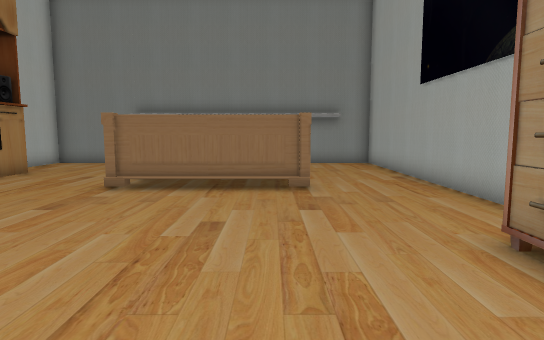
View 1 (above)

17 first-person views from a walk through a scene from a Unity 3-D project. The camera is 1.4 m above the floor, tilts 6° down and sees 75° across. The floor is counted in squares, 1 m on a side. Each view is taken from the middle of a square. On the plan, view 1 faces up. The plan holds only what a view shows up to about 15 squares ahead; the rest is blank. The place goes on beyond the plan. Some surface patterns are stand-ins.

View 2
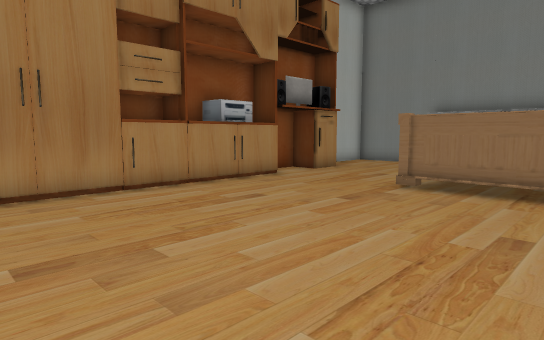

View 3
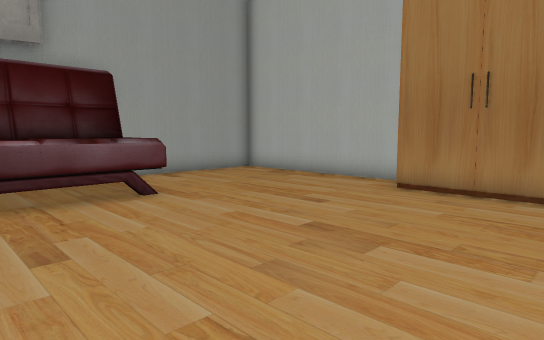

View 4
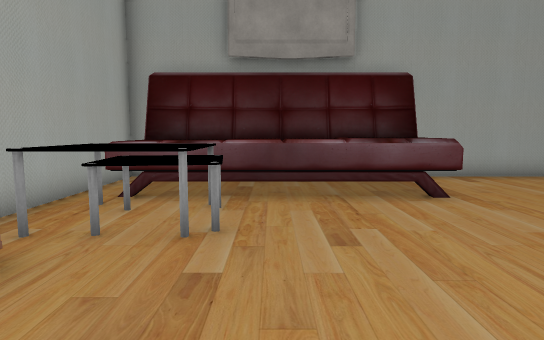

View 5
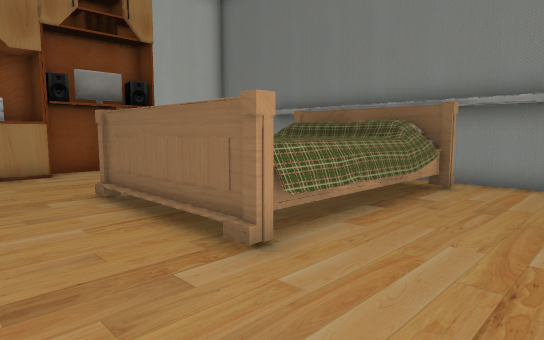

View 6
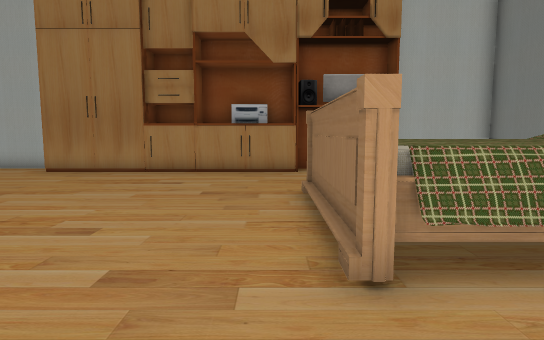

View 7
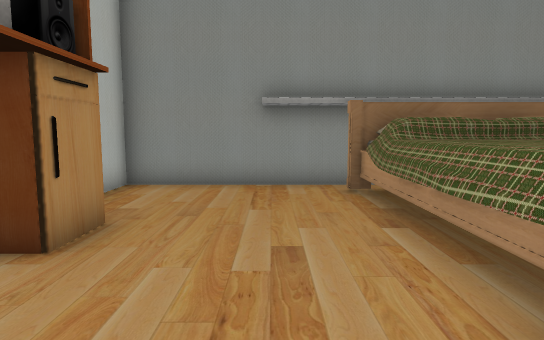

View 8
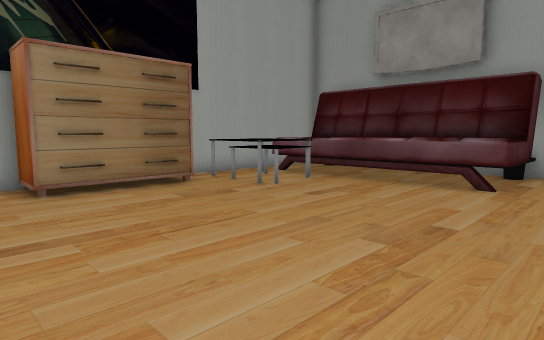

View 9
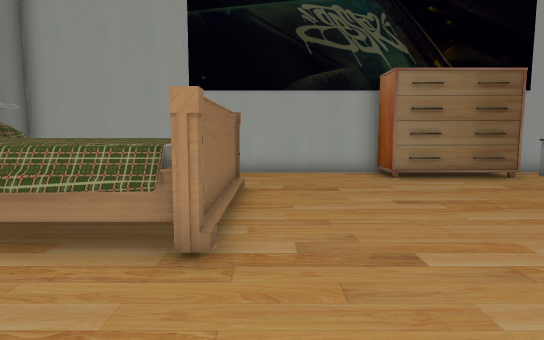

View 10
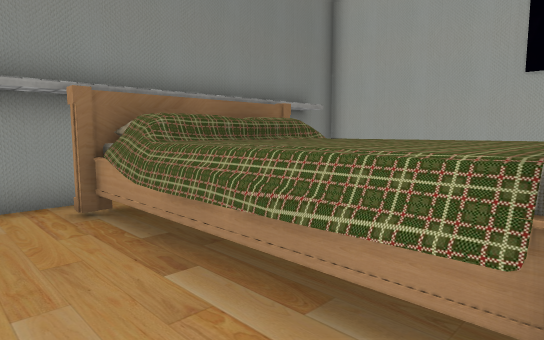

View 11
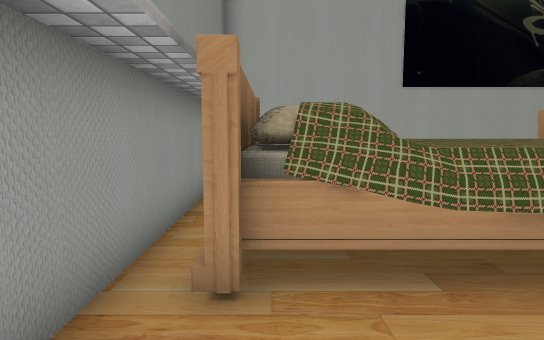

View 12
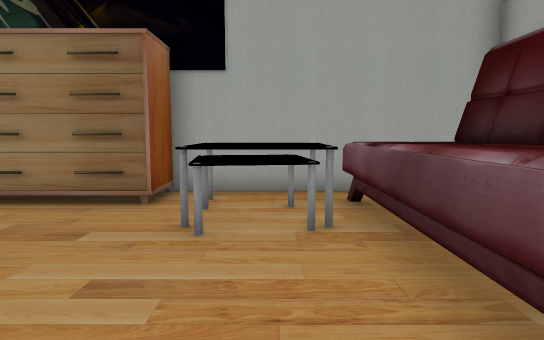

View 13
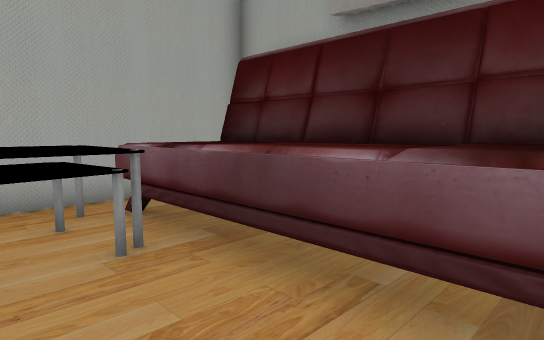

View 14
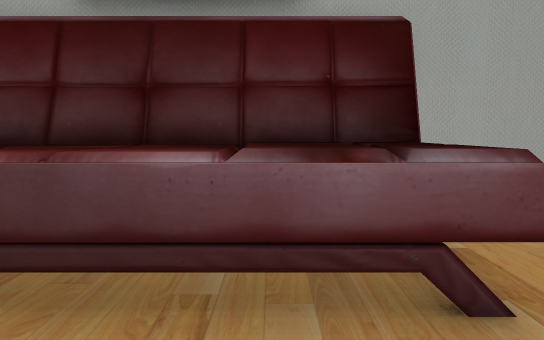

View 15
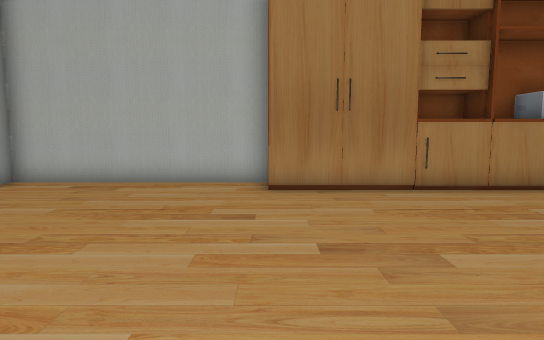

View 16
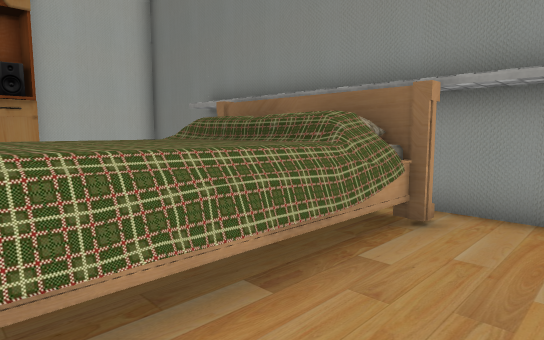

View 17
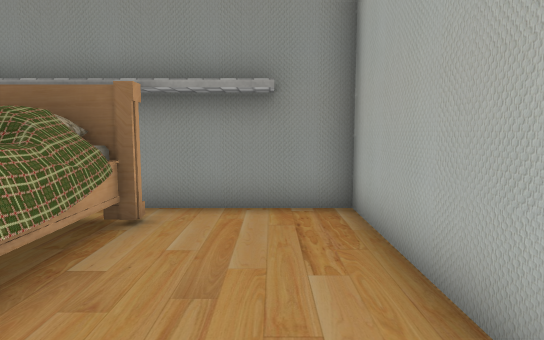

### Floor plan
Points are (right, up) in squares from view 1. A wall is a line through its corners. A room is listed if a view was taken in it or the views show most of it. See-through windows are left out.
Room 1 (views 1, 2, 3, 4, 5, 6, 7, 8, 9, 10, 11, 12, 13, 14, 15, 16, 17)
walls: (4.5, 4.2) (4.5, 16.5) (-9.9, 16.5) (-9.9, 12.6); (-9.9, 0) (-9.9, -7.3) (-4.5, -7.3); (-9.8, 11.1) (-9.8, 9); (4.5, -7.3) (4.5, 0.5)
objects: other object (-9, 1) to (-9, 3); other object (-9, 4) to (-9, 5); other object (-9, 6) to (-9, 8); other object (-9, 9); other object (-9, 11) to (-9, 12); other object (-4, -7) to (4, -4); other object (-4, 9) to (1, 15); table (1, -3) to (1, -1); table (2, -1) to (3, -1); table (3, -3); other object (3, 0) to (4, 4)

Positions as (right, up) in squares from view 1, and headings:
1: (0, 0), facing up
2: (0, 0), facing up-left
3: (0, 4), facing down-left
4: (0, 4), facing down
5: (4, 6), facing up-left
6: (4, 8), facing left
7: (-6, 7), facing up
8: (-6, 6), facing down-right
9: (-8, 8), facing right
10: (-6, 9), facing up-right
11: (-7, 15), facing right
12: (-4, -2), facing right
13: (-3, -1), facing down-right
14: (-2, -1), facing down
15: (0, 0), facing left
16: (3, 10), facing up-left
17: (3, 10), facing up
